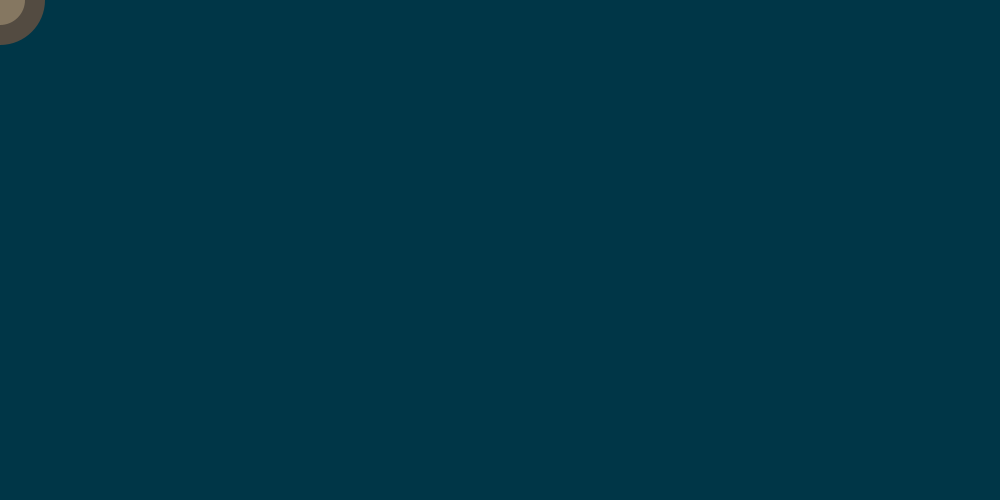
Frame 1 (no input)
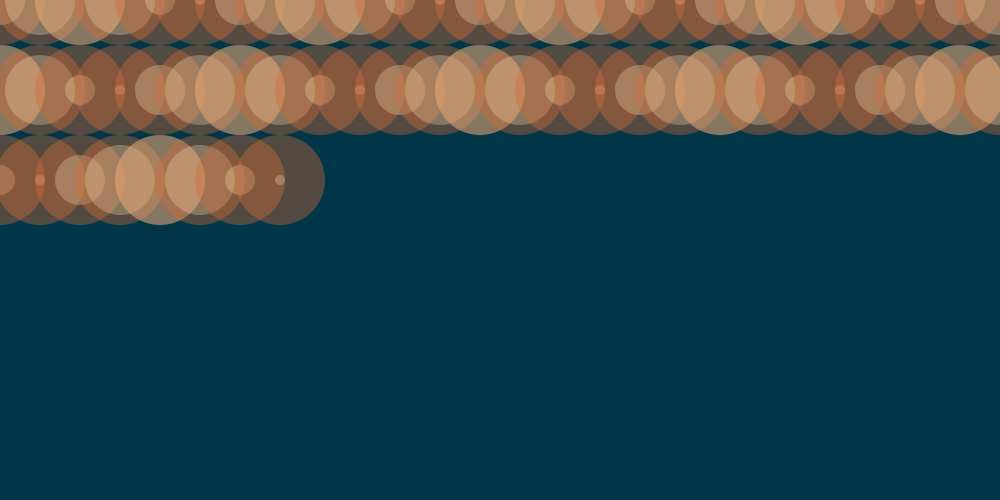
Frame 60 (the mouse pressed at the canvas centre just before this capture)
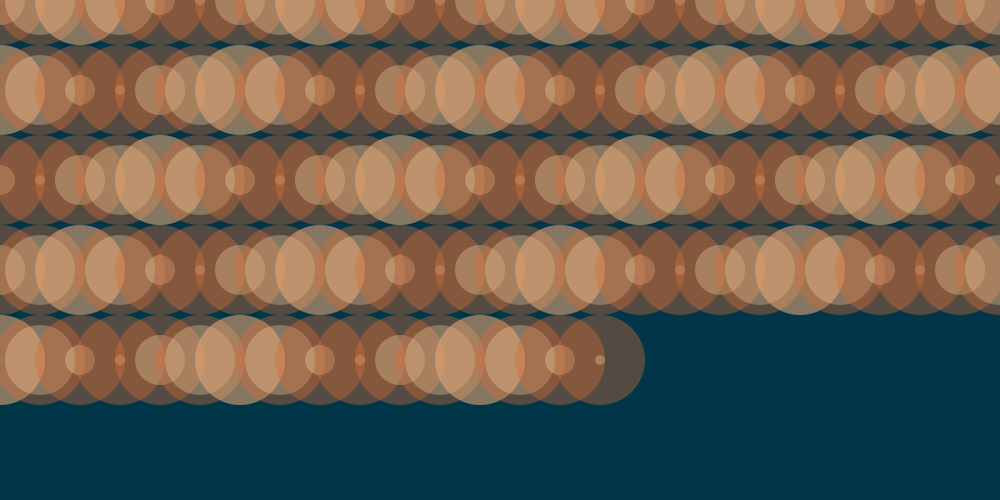
Frame 120 (the mouse held since frame 60 and released just before this capture)

The Processing sketch that drew these frames (run headless with seeded random() and noise(); from frame 60 on, the mouse is pressed at the canvas centre):

// Processing sketch: processing_32070
// ── processing_32070.pde

int a= 0;
int b= 0;
int c= 50;
int d= 90;


void setup(){
  
  size(1000,500);
  background(0,54,71);
  smooth();
  noStroke();
  
  
}

void draw(){
  
  //Black circles
  fill(212,106,57,100);
  ellipse(a,b,d,d);
  
  //White Circles
  fill(242,216,167,80);
  ellipse(a,b,c,c);
  
  a = a + 40;
  
  
  if(a>1000){
    a = 0;
    b = b + 90;}
   
  c = c + 20;
  
  if(c>90){
   c = 20 - c;}
  
  if(c<50){
   c = c + 20;}
   
   
     
   
}
